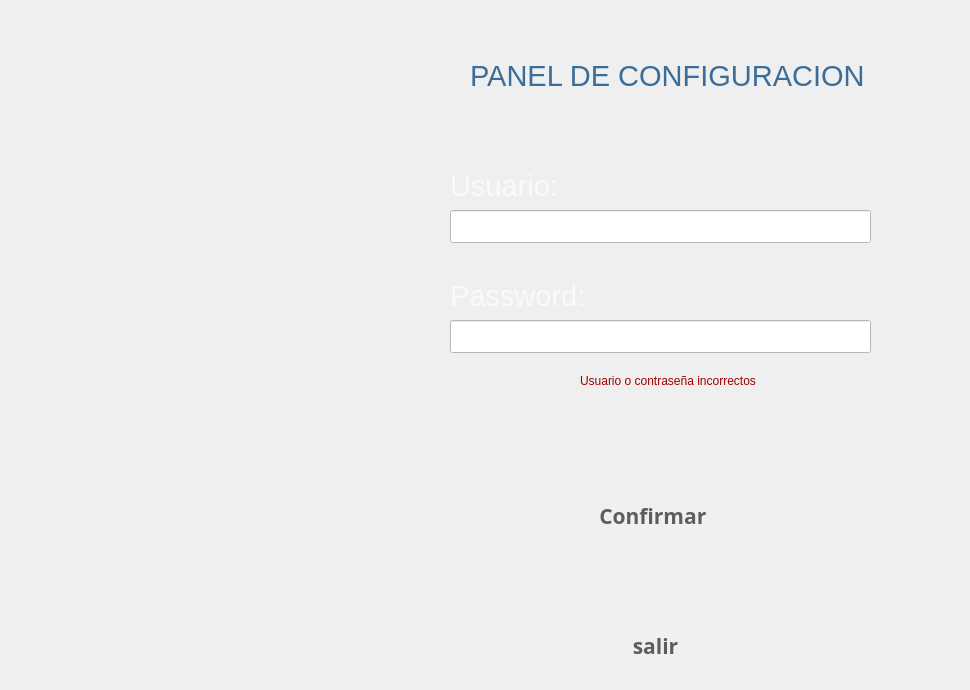
   <widget class="QWidget" name="page_11">
    <widget class="QPushButton" name="bentrar">
     <property name="geometry">
      <rect>
       <x>530</x>
       <y>480</y>
       <width>251</width>
       <height>71</height>
      </rect>
     </property>
     <property name="font">
      <font>
       <family>Ubuntu Mono</family>
       <pointsize>16</pointsize>
       <weight>75</weight>
       <italic>false</italic>
       <bold>true</bold>
       <underline>false</underline>
      </font>
     </property>
     <property name="toolTip">
      <string>Ayuda</string>
     </property>
     <property name="whatsThis">
      <string extracomment="help"/>
     </property>
     <property name="styleSheet">
      <string notr="true">background-color:rgb(240, 240, 240);
color:rgb(93, 93, 93);
border-radius:80%</string>
     </property>
     <property name="text">
      <string>Confirmar </string>
     </property>
     <property name="icon">
      <iconset>
       <normaloff>../../../../../../cajsSATELITE/eum/app/cajeroF/iconos/fl.png</normaloff>../../../../../../cajsSATELITE/eum/app/cajeroF/iconos/fl.png</iconset>
     </property>
     <property name="iconSize">
      <size>
       <width>40</width>
       <height>40</height>
      </size>
     </property>
     <property name="toolTipDuration" stdset="0">
      <number>3</number>
     </property>
    </widget>
    <widget class="QLabel" name="ltime_48">
     <property name="geometry">
      <rect>
       <x>450</x>
       <y>170</y>
       <width>381</width>
       <height>31</height>
      </rect>
     </property>
     <property name="font">
      <font>
       <family>Segoe UI</family>
       <pointsize>22</pointsize>
       <weight>50</weight>
       <italic>false</italic>
       <bold>false</bold>
      </font>
     </property>
     <property name="styleSheet">
      <string notr="true">background-color:transparent;
color:rgb(250, 250, 250)
</string>
     </property>
     <property name="text">
      <string>Usuario:</string>
     </property>
    </widget>
    <widget class="QPushButton" name="bsalirLogin">
     <property name="geometry">
      <rect>
       <x>530</x>
       <y>610</y>
       <width>251</width>
       <height>71</height>
      </rect>
     </property>
     <property name="font">
      <font>
       <family>Ubuntu Mono</family>
       <pointsize>16</pointsize>
       <weight>75</weight>
       <italic>false</italic>
       <bold>true</bold>
       <underline>false</underline>
      </font>
     </property>
     <property name="toolTip">
      <string>Ayuda</string>
     </property>
     <property name="whatsThis">
      <string extracomment="help"/>
     </property>
     <property name="styleSheet">
      <string notr="true">background-color:rgb(240, 240, 240);
color:rgb(93, 93, 93);
border-radius:80%</string>
     </property>
     <property name="text">
      <string>salir</string>
     </property>
     <property name="icon">
      <iconset>
       <normaloff>../../../../../../cajsSATELITE/eum/app/cajeroF/iconos/fb5.png</normaloff>../../../../../../cajsSATELITE/eum/app/cajeroF/iconos/fb5.png</iconset>
     </property>
     <property name="iconSize">
      <size>
       <width>40</width>
       <height>40</height>
      </size>
     </property>
     <property name="toolTipDuration" stdset="0">
      <number>3</number>
     </property>
    </widget>
    <widget class="QLineEdit" name="lusu">
     <property name="geometry">
      <rect>
       <x>450</x>
       <y>210</y>
       <width>421</width>
       <height>33</height>
      </rect>
     </property>
     <property name="styleSheet">
      <string notr="true">background-color:white;
color:black;</string>
     </property>
    </widget>
    <widget class="QLabel" name="ltime_49">
     <property name="geometry">
      <rect>
       <x>450</x>
       <y>280</y>
       <width>391</width>
       <height>31</height>
      </rect>
     </property>
     <property name="font">
      <font>
       <family>Segoe UI</family>
       <pointsize>22</pointsize>
       <weight>50</weight>
       <italic>false</italic>
       <bold>false</bold>
      </font>
     </property>
     <property name="styleSheet">
      <string notr="true">background-color:transparent;
color:rgb(250, 250, 250)
</string>
     </property>
     <property name="text">
      <string>Password:</string>
     </property>
    </widget>
    <widget class="QLabel" name="ltime_50">
     <property name="geometry">
      <rect>
       <x>470</x>
       <y>60</y>
       <width>491</width>
       <height>31</height>
      </rect>
     </property>
     <property name="font">
      <font>
       <family>Segoe UI</family>
       <pointsize>22</pointsize>
       <weight>50</weight>
       <italic>false</italic>
       <bold>false</bold>
      </font>
     </property>
     <property name="styleSheet">
      <string notr="true">background-color:transparent;
color:rgb(59, 109, 153);

</string>
     </property>
     <property name="text">
      <string>PANEL DE CONFIGURACION</string>
     </property>
    </widget>
    <widget class="QLabel" name="lerror1">
     <property name="enabled">
      <bool>true</bool>
     </property>
     <property name="geometry">
      <rect>
       <x>580</x>
       <y>370</y>
       <width>321</width>
       <height>21</height>
      </rect>
     </property>
     <property name="styleSheet">
      <string notr="true">color:rgb(158, 1, 1)
</string>
     </property>
     <property name="text">
      <string>Usuario o contraseña incorrectos</string>
     </property>
    </widget>
    <widget class="QLineEdit" name="lcont">
     <property name="geometry">
      <rect>
       <x>450</x>
       <y>320</y>
       <width>421</width>
       <height>33</height>
      </rect>
     </property>
     <property name="styleSheet">
      <string notr="true">background-color:white;
color:black;</string>
     </property>
     <property name="echoMode">
      <enum>QLineEdit::Password</enum>
     </property>
    </widget>
   </widget>
